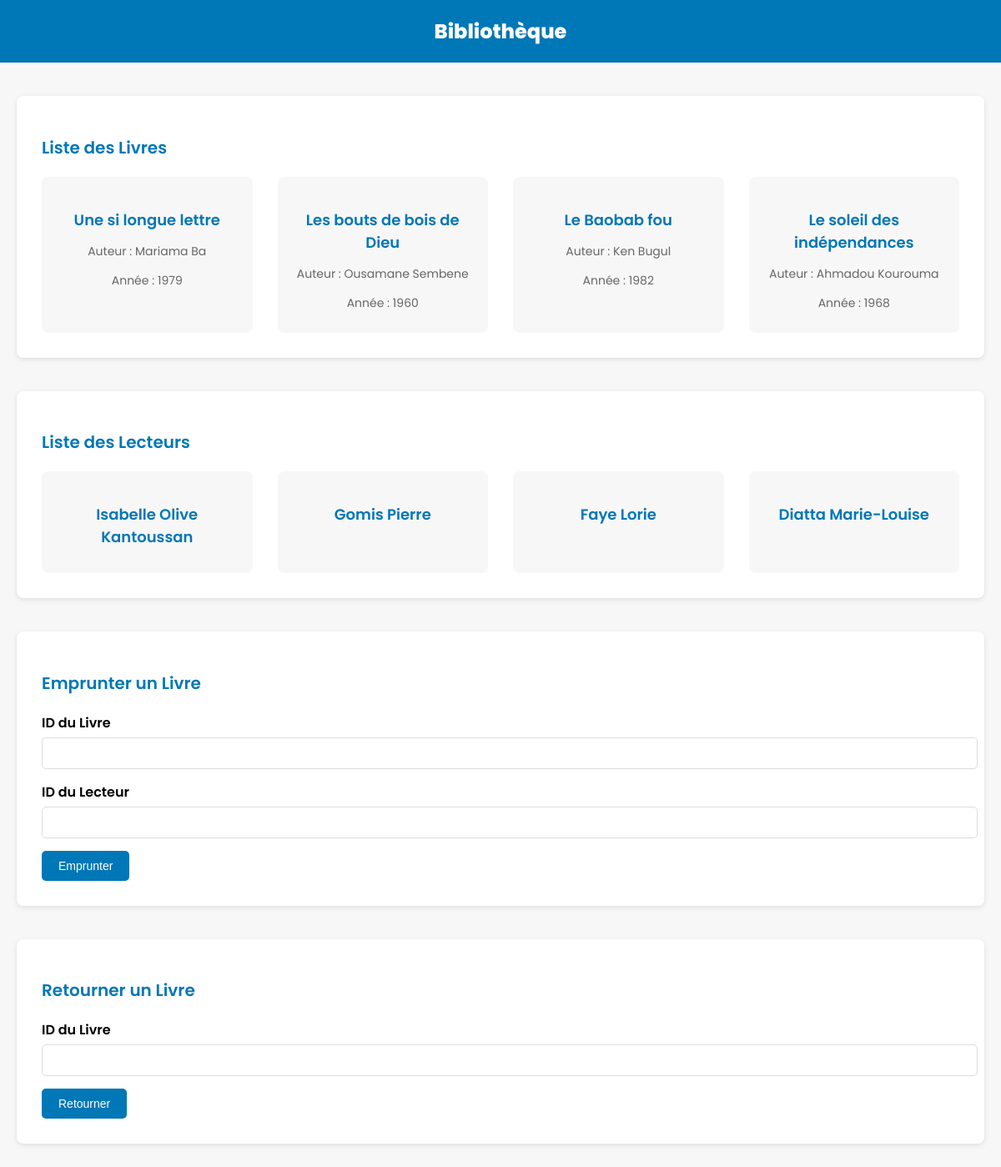
The page / on the database its author committed.
### tables this page shows
CREATE TABLE livres
             (id INTEGER PRIMARY KEY,
             Titre TEXT NOT NULL,
             auteur TEXT NOT NULL,
             annee Integer NOT NULL);

CREATE TABLE lecteurs
             (id INTEGER PRIMARY KEY,
             nom TEXT NOT NULL,
             prenom TEXT NOT NULL);

### app.py (the view)
@app.route('/')
def index():
    conn = sqlite3.connect('bibliotheque.db')
    c = conn.cursor()
    c.execute('SELECT * FROM livres')
    livres = c.fetchall()
    c.execute('SELECT * FROM lecteurs')
    lecteurs = c.fetchall()
    conn.close()
    return render_template('index.html', livres=livres, lecteurs=lecteurs)

### templates/index.html (shortened to what this page needs)
<!DOCTYPE html>
<html lang="fr">
<head>
</head>
<body>
    <header>
        Bibliothèque
    </header>
    <div class="container">
        <div class="section">
            <h2>Liste des Livres</h2>
            <div class="book-list">
                {% for livre in livres %}
                <div class="book-card">
                    <h3>{{ livre[1] }}</h3>
                    <p>Auteur : {{ livre[2] }}</p>
                    <p>Année : {{ livre[3] }}</p>
                </div>
                {% endfor %}
            </div>
        </div>
        <div class="section">
            <h2>Liste des Lecteurs</h2>
            <div class="reader-list">
                {% for lecteur in lecteurs %}
                <div class="reader-card">
                    <h3>{{ lecteur[1] }} {{ lecteur[2] }}</h3>
                </div>
                {% endfor %}
            </div>
        </div>
        <div class="section">
            <h2>Emprunter un Livre</h2>
            <form id="empruntForm">
                <div class="form-group">
                    <label for="id_livre">ID du Livre</label>
                    <input type="number" id="id_livre" name="id_livre" required>
                </div>
                <div class="form-group">
                    <label for="id_lecteur">ID du Lecteur</label>
                    <input type="number" id="id_lecteur" name="id_lecteur" required>
                </div>
                <button type="submit" class="btn">Emprunter</button>
            </form>
        </div>
        <div class="section">
            <h2>Retourner un Livre</h2>
            <form id="retourForm">
                <div class="form-group">
                    <label for="id_livre_retour">ID du Livre</label>
                    <input type="number" id="id_livre_retour" name="id_livre_retour" required>
                </div>
                <button type="submit" class="btn">Retourner</button>
            </form>
        </div>
    </div>
</body>
</html>

### templates/index.html (style rules this page uses)
body { font-family: 'Poppins', sans-serif; margin: 0; padding: 0; background-color: #f7f7f7; }
header { background-color: #0077b6; color: white; padding: 20px; text-align: center; font-size: 24px; font-weight: 800; }
.container { max-width: 1200px; margin: 40px auto; padding: 0 20px; }
.section { background-color: white; border-radius: 8px; box-shadow: 0 2px 6px rgba(0, 0, 0, 0.1); padding: 30px; margin-bottom: 40px; }
.section h2 { color: #0077b6; font-size: 20px; font-weight: 600; margin-bottom: 20px; }
.form-group { margin-bottom: 15px; }
.form-group label { display: block; font-weight: 600; margin-bottom: 5px; }
.form-group input { width: 100%; padding: 10px; border: 1px solid #ddd; border-radius: 5px; font-size: 14px; }
.btn { display: inline-block; padding: 10px 20px; background-color: #0077b6; color: white; text-align: center; border: none; border-radius: 5px; cursor: pointer; font-size: 14px; }
.book-list, .reader-list { display: grid; grid-template-columns: repeat(auto-fit, minmax(250px, 1fr)); grid-gap: 30px; }
.book-card, .reader-card { background-color: #f7f7f7; border-radius: 8px; padding: 20px; text-align: center; }
.book-card h3, .reader-card h3 { color: #0077b6; font-size: 18px; font-weight: 600; margin-bottom: 10px; }
.book-card p, .reader-card p { color: #666; font-size: 14px; margin-bottom: 5px; }

### rows shown on the page
livres: Titre "Une si longue lettre", auteur "Mariama Ba", annee "1979"
livres: Titre "Les bouts de bois de Dieu", auteur "Ousamane Sembene", annee "1960"
livres: Titre "Le Baobab fou", auteur "Ken Bugul", annee "1982"
livres: Titre "Le soleil des indépendances", auteur "Ahmadou Kourouma", annee "1968"
lecteurs: nom "Isabelle Olive", prenom "Kantoussan"
lecteurs: nom "Gomis", prenom "Pierre"
lecteurs: nom "Faye", prenom "Lorie"
lecteurs: nom "Diatta", prenom "Marie-Louise"
